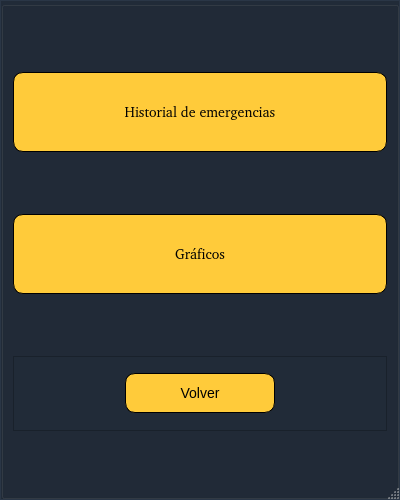
<?xml version="1.0" encoding="UTF-8"?>
<ui version="4.0">
 <class>OnlineRoutingMapperDialogBase</class>
 <widget class="QDialog" name="OnlineRoutingMapperDialogBase">
  <property name="enabled">
   <bool>true</bool>
  </property>
  <property name="geometry">
   <rect>
    <x>0</x>
    <y>0</y>
    <width>400</width>
    <height>500</height>
   </rect>
  </property>
  <property name="sizePolicy">
   <sizepolicy hsizetype="Fixed" vsizetype="Expanding">
    <horstretch>0</horstretch>
    <verstretch>0</verstretch>
   </sizepolicy>
  </property>
  <property name="minimumSize">
   <size>
    <width>0</width>
    <height>0</height>
   </size>
  </property>
  <property name="maximumSize">
   <size>
    <width>400</width>
    <height>500</height>
   </size>
  </property>
  <property name="cursor">
   <cursorShape>ArrowCursor</cursorShape>
  </property>
  <property name="windowTitle">
   <string>Online Routing Mapper</string>
  </property>
  <property name="sizeGripEnabled">
   <bool>true</bool>
  </property>
  <layout class="QHBoxLayout" name="horizontalLayout">
   <property name="spacing">
    <number>0</number>
   </property>
   <property name="sizeConstraint">
    <enum>QLayout::SetMinAndMaxSize</enum>
   </property>
   <property name="leftMargin">
    <number>0</number>
   </property>
   <property name="topMargin">
    <number>0</number>
   </property>
   <property name="rightMargin">
    <number>0</number>
   </property>
   <property name="bottomMargin">
    <number>0</number>
   </property>
   <item>
    <widget class="QFrame" name="frame_2">
     <property name="sizePolicy">
      <sizepolicy hsizetype="Expanding" vsizetype="Expanding">
       <horstretch>0</horstretch>
       <verstretch>0</verstretch>
      </sizepolicy>
     </property>
     <property name="maximumSize">
      <size>
       <width>400</width>
       <height>500</height>
      </size>
     </property>
     <property name="layoutDirection">
      <enum>Qt::LeftToRight</enum>
     </property>
     <property name="styleSheet">
      <string notr="true">background-color: rgb(55, 70, 91);</string>
     </property>
     <property name="frameShape">
      <enum>QFrame::StyledPanel</enum>
     </property>
     <property name="frameShadow">
      <enum>QFrame::Raised</enum>
     </property>
     <layout class="QGridLayout" name="gridLayout">
      <property name="leftMargin">
       <number>0</number>
      </property>
      <property name="topMargin">
       <number>0</number>
      </property>
      <property name="rightMargin">
       <number>0</number>
      </property>
      <property name="bottomMargin">
       <number>0</number>
      </property>
      <item row="0" column="0">
       <widget class="QGroupBox" name="groupBox">
        <property name="sizePolicy">
         <sizepolicy hsizetype="Fixed" vsizetype="Expanding">
          <horstretch>0</horstretch>
          <verstretch>0</verstretch>
         </sizepolicy>
        </property>
        <property name="maximumSize">
         <size>
          <width>400</width>
          <height>500</height>
         </size>
        </property>
        <property name="tabletTracking">
         <bool>true</bool>
        </property>
        <property name="layoutDirection">
         <enum>Qt::LeftToRight</enum>
        </property>
        <property name="styleSheet">
         <string notr="true">background-color: rgb(33, 43, 56);</string>
        </property>
        <layout class="QVBoxLayout" name="verticalLayout">
         <item>
          <widget class="QPushButton" name="btnMapa">
           <property name="minimumSize">
            <size>
             <width>0</width>
             <height>0</height>
            </size>
           </property>
           <property name="maximumSize">
            <size>
             <width>600</width>
             <height>80</height>
            </size>
           </property>
           <property name="font">
            <font>
             <family>URW Gothic [urw]</family>
             <pointsize>-1</pointsize>
            </font>
           </property>
           <property name="styleSheet">
            <string notr="true">QPushButton {
font-size:14px;
background-color:#ffcb3a;
border-radius: 10px;
border: 1px solid black;
}

QPushButton:hover {
background-color: #FF0000;
}</string>
           </property>
           <property name="text">
            <string>Historial de emergencias</string>
           </property>
          </widget>
         </item>
         <item>
          <widget class="QPushButton" name="btnMapa_2">
           <property name="minimumSize">
            <size>
             <width>0</width>
             <height>0</height>
            </size>
           </property>
           <property name="maximumSize">
            <size>
             <width>600</width>
             <height>80</height>
            </size>
           </property>
           <property name="font">
            <font>
             <family>URW Gothic [urw]</family>
             <pointsize>-1</pointsize>
            </font>
           </property>
           <property name="styleSheet">
            <string notr="true">QPushButton {
font-size:14px;
background-color:#ffcb3a;
border-radius: 10px;
border: 1px solid black;
}

QPushButton:hover {
background-color: #FF0000;
}</string>
           </property>
           <property name="text">
            <string>Gráficos</string>
           </property>
          </widget>
         </item>
         <item>
          <widget class="QFrame" name="frame">
           <property name="maximumSize">
            <size>
             <width>500</width>
             <height>75</height>
            </size>
           </property>
           <property name="frameShape">
            <enum>QFrame::StyledPanel</enum>
           </property>
           <property name="frameShadow">
            <enum>QFrame::Raised</enum>
           </property>
           <layout class="QHBoxLayout" name="horizontalLayout_2">
            <item>
             <widget class="QPushButton" name="volver_estadistica">
              <property name="minimumSize">
               <size>
                <width>30</width>
                <height>40</height>
               </size>
              </property>
              <property name="maximumSize">
               <size>
                <width>150</width>
                <height>40</height>
               </size>
              </property>
              <property name="styleSheet">
               <string notr="true">QPushButton {
font-size:14px;
background-color:#ffcb3a;
border-radius: 10px;
border: 1px solid black;
}

QPushButton:hover {
background-color: #c83737;
}</string>
              </property>
              <property name="text">
               <string>Volver</string>
              </property>
             </widget>
            </item>
           </layout>
          </widget>
         </item>
        </layout>
       </widget>
      </item>
     </layout>
    </widget>
   </item>
  </layout>
 </widget>
 <tabstops>
  <tabstop>volver_estadistica</tabstop>
  <tabstop>btnMapa</tabstop>
 </tabstops>
 <resources/>
 <connections/>
</ui>
